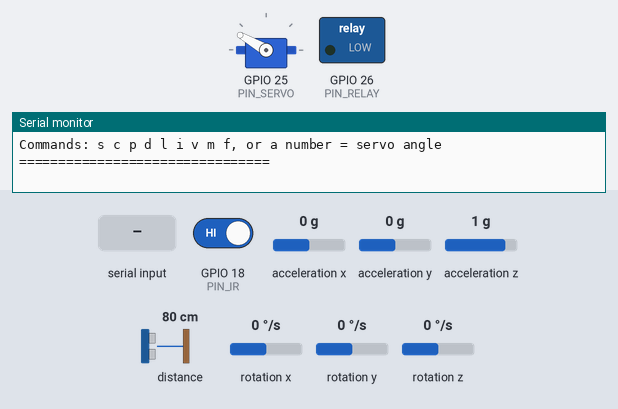
This sketch was run on a simulated ESP32. On the bench: servo, switched loads named in the sketch (green lamp = pin HIGH), the last lines printed to the serial monitor. Wiring (inferred from the names in the program): MPU-6050 motion sensor at I2C address 0x68. The inputs (shaded band) are chosen by the test bench; at power-on: GPIO 18 (PIN_IR) HIGH, distance to the obstacle 80 cm, acceleration x 0 g, acceleration y 0 g, acceleration z 1 g, rotation x 0 °/s, rotation y 0 °/s, rotation z 0 °/s. Pins used as bus, display or sensor lines are not drawn.

Above: at 1.5 s.
1.6 s: "d90\n" received over Serial
At 2.8 s:
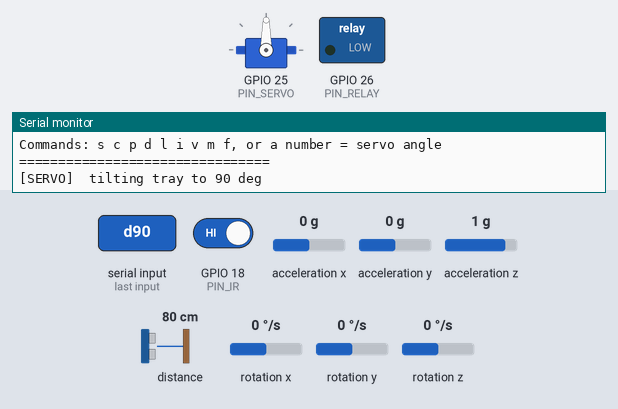
4.6 s: GPIO 18 (PIN_IR) driven LOW
At 5.5 s:
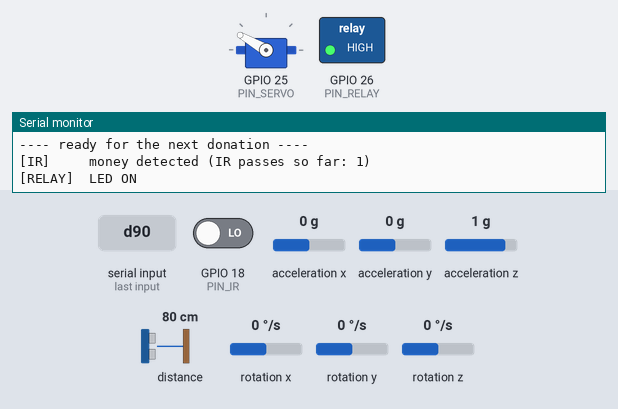
6.3 s: "s90\n" received over Serial
At 9.1 s:
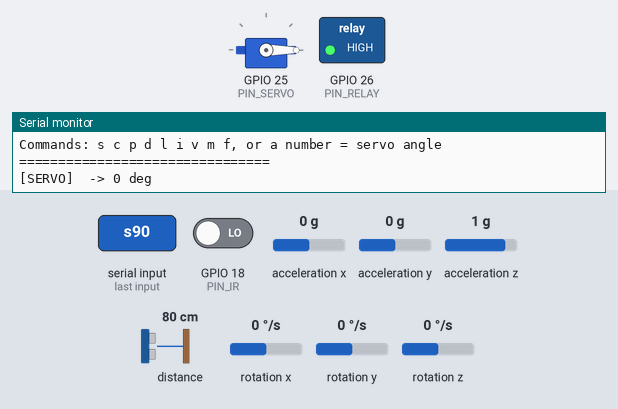
9.3 s: GPIO 18 (PIN_IR) driven HIGH
12.3 s: distance to the obstacle set to 2 cm
15.3 s: "30,150\n" received over Serial
At 17.6 s:
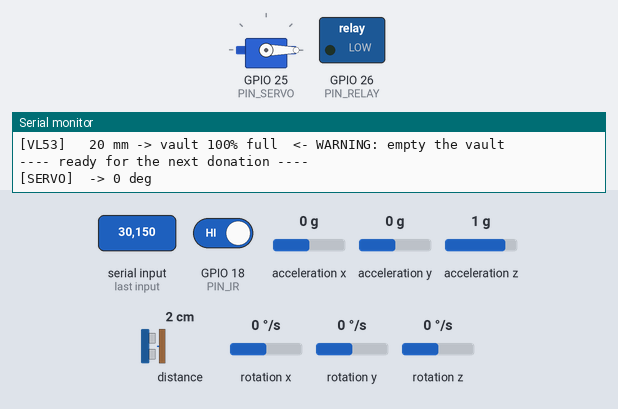
Timing chart, 0 to 18.8 s (numbered marks = the images above; inputs shaded):
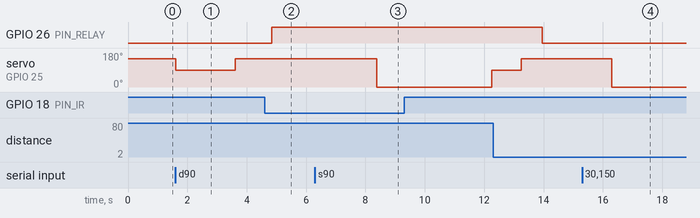

The sketch:

esp.ino
```cpp
/*
 * Kotak Amal Cerdas - BASIC controller (ESP32 DevKit V1), no Wi-Fi / MQTT / AI yet
 *
 * Flow for every donation:
 *   1. IR sensor sees money falling in
 *   2. relay turns the LED ON
 *   3. wait until nothing more falls in (QUIET_MS) and coins stop rolling (SETTLE_MS)
 *   4. pulse the trigger wire -> ESP32-CAM takes the photo
 *   5. wait CAPTURE_MS so the camera has grabbed the picture
 *   6. servo tilts the tray (money slides into the vault), then goes back level
 *   7. relay turns the LED OFF
 *   8. VL53L0X measures how full the vault is
 * The MPU6050 is read the whole time (50 Hz) and summarised once per second. Type "f" to print
 * those rows as "[FEAT] {...}"; ai/record_serial.py uses them to record the Stage 3 dataset.
 *
 * Board: "ESP32 Dev Module" (or "DOIT ESP32 DEVKIT V1"). NOT "AI Thinker ESP32-CAM".
 * Libraries (Library Manager): ESP32Servo, VL53L0X (by Pololu). Wire is built in.
 *
 * Wiring:
 *   IR FC-51 OUT          -> GPIO 17   (VCC 3V3, GND)
 *   Relay module IN       -> GPIO 26   (relay VCC 5V, GND; LED power goes through COM / NO)
 *   Trigger to ESP32-CAM  -> GPIO 27 -> IO13 on the camera (plus a shared GND)
 *   Servo MG996R signal   -> GPIO 25   (servo power from the 5V 3A rail, NOT from the ESP32)
 *   MPU6050 + VL53L0X     -> SDA 21 / SCL 22 (3V3, GND)
 *
 * Serial Monitor 115200. Commands:
 *   s = self-check     c = run one full cycle now (as if money fell in)
 *   p = photo only     d = tilt the tray once        l = relay/LED on/off
 *   i = IR state       v = VL53 live on/off          m = MPU live on/off
 *   f = [FEAT] rows for record_serial.py              a number (e.g. 150) = move the servo there
 */

#include <Wire.h>
#include <ESP32Servo.h>
#include <VL53L0X.h>

// Donation state type must be declared before Arduino generates function prototypes.
enum State { IDLE, COLLECTING, CAPTURING, DUMPING, RETURNING };

// ---------- Pins ----------
const int PIN_IR      = 18;
const int PIN_RELAY   = 26;
const int PIN_TRIGGER = 27;
const int PIN_SERVO   = 25;

// Most cheap relay modules switch ON when IN is LOW ("active low"). If your LED is ON when it
// should be OFF (and the other way round), change this to false.
const bool RELAY_ACTIVE_LOW = false;

// ---------- Tuning ----------
const int TRAY_FLAT = 150;                  // calibrated on Uno's servo: tray level
const int TRAY_DUMP = 90;                   // calibrated: tray tipped (this servo turns the other way)
const unsigned long QUIET_MS       = 1500;  // nothing fell past the IR for this long = donor is done
const unsigned long SETTLE_MS      = 400;   // extra time for a rolling coin to stop
const unsigned long MAX_COLLECT_MS = 8000;  // never wait longer than this before taking the photo
const unsigned long CAPTURE_MS     = 1000;  // time the camera needs after the trigger to grab the picture
const unsigned long DUMP_HOLD_MS   = 1000;  // how long the tray stays tipped
const unsigned long RETURN_MS      = 700;   // time for the tray to get back level before the LED goes off
const int VAULT_EMPTY_MM = 175;             // calibrated: VL53L0X reading with an empty vault
const int VAULT_FULL_MM  = 40;              // reading when the vault is full

Servo tray;
VL53L0X tof;
bool hasTof = false, hasMpu = false;
bool vlLive = false, mpuLive = false, featSerial = false;
int fullnessPct = -1;
unsigned long servoBusyUntil = 0;

// ---------- IR (interrupt, so a fast coin is never missed) ----------
volatile bool irHit = false;
volatile unsigned long irCount = 0;
void IRAM_ATTR onIr() { irHit = true; irCount++; }
bool takeIrHit() {
  noInterrupts(); bool h = irHit; irHit = false; interrupts();
  return h || digitalRead(PIN_IR) == LOW;
}

// ---------- Relay ----------
bool relayOn = false;
void setRelay(bool on) {
  relayOn = on;
  digitalWrite(PIN_RELAY, (on ^ RELAY_ACTIVE_LOW) ? HIGH : LOW);
  Serial.printf("[RELAY]  LED %s\n", on ? "ON" : "OFF");
}

// ---------- Camera trigger (one-way wire: the ESP32 cannot see whether the photo worked) ----------
void triggerCamera() {
  digitalWrite(PIN_TRIGGER, HIGH); delay(50); digitalWrite(PIN_TRIGGER, LOW);
  Serial.println("[CAMERA] trigger sent on GPIO 27 -> the camera takes a photo now "
                 "(check the photo_receiver.py window on the laptop)");
}

// ---------- I2C helpers ----------
bool i2cPresent(uint8_t addr) { Wire.beginTransmission(addr); return Wire.endTransmission() == 0; }

// ---------- VL53L0X ----------
int readVaultMm() {
  if (!hasTof) return -1;
  int mm = tof.readRangeSingleMillimeters();
  if (tof.timeoutOccurred() || mm >= 2000) return -1;
  return mm;
}
void reportVault() {
  int mm = readVaultMm();
  if (mm < 0) { Serial.println("[VL53]   no reading"); return; }
  fullnessPct = constrain(map(mm, VAULT_EMPTY_MM, VAULT_FULL_MM, 0, 100), 0, 100);
  Serial.printf("[VL53]   %d mm -> vault %d%% full%s\n", mm, fullnessPct, fullnessPct >= 90 ? "  <- WARNING: empty the vault" : "");
}

// ---------- MPU6050 (raw registers, no library needed) ----------
const uint8_t MPU = 0x68;
bool mpuBegin() {
  Wire.beginTransmission(MPU); Wire.write(0x6B); Wire.write(0);   // wake up
  if (Wire.endTransmission() != 0) return false;
  Wire.beginTransmission(MPU); Wire.write(0x1C); Wire.write(0x08); Wire.endTransmission();  // accel +-4 g
  Wire.beginTransmission(MPU); Wire.write(0x1B); Wire.write(0x08); Wire.endTransmission();  // gyro +-500 deg/s
  return true;
}
bool mpuRead(float& ax, float& ay, float& az, float& gx, float& gy, float& gz) {
  Wire.beginTransmission(MPU); Wire.write(0x3B);
  if (Wire.endTransmission(false) != 0) return false;
  if (Wire.requestFrom(MPU, (uint8_t)14) != 14) return false;
  int16_t r[7];
  for (int i = 0; i < 7; i++) r[i] = (Wire.read() << 8) | Wire.read();
  ax = r[0] / 8192.0; ay = r[1] / 8192.0; az = r[2] / 8192.0;   // g
  gx = r[4] / 65.5;   gy = r[5] / 65.5;   gz = r[6] / 65.5;     // deg/s
  return true;
}

// 50 Hz samples summarised into one row per second (same 10 features as server/config.py)
struct Window {
  int n = 0;
  float sum[3] = {0, 0, 0}, sq[3] = {0, 0, 0};
  float accMax = 0, accMin = 99, gyroMax = 0, gyroSum = 0;
} win;
unsigned long lastSample = 0, lastWindow = 0;

void sampleMotion() {
  if (!hasMpu || millis() - lastSample < 20) return;
  lastSample = millis();
  float ax, ay, az, gx, gy, gz;
  if (!mpuRead(ax, ay, az, gx, gy, gz)) return;
  float a[3] = {ax, ay, az};
  for (int i = 0; i < 3; i++) { win.sum[i] += a[i]; win.sq[i] += a[i] * a[i]; }
  float mag = sqrtf(ax * ax + ay * ay + az * az);
  float g = sqrtf(gx * gx + gy * gy + gz * gz);
  win.accMax = max(win.accMax, mag); win.accMin = min(win.accMin, mag);
  win.gyroMax = max(win.gyroMax, g); win.gyroSum += g;
  win.n++;
}

void motionWindow() {
  if (!hasMpu || millis() - lastWindow < 1000 || win.n < 10) return;
  lastWindow = millis();
  const char* ax[3] = {"x", "y", "z"};
  float mean[3], sd[3];
  for (int i = 0; i < 3; i++) {
    mean[i] = win.sum[i] / win.n;
    sd[i] = sqrtf(max(0.0f, win.sq[i] / win.n - mean[i] * mean[i]));
  }
  bool servo = millis() < servoBusyUntil;   // our own servo shook the box: not real data
  if (featSerial) {
    Serial.printf("[FEAT] {\"mean_x\":%.5f,\"mean_y\":%.5f,\"mean_z\":%.5f,\"std_x\":%.5f,\"std_y\":%.5f,\"std_z\":%.5f,"
                  "\"acc_max\":%.5f,\"acc_min\":%.5f,\"gyro_max\":%.3f,\"gyro_mean\":%.3f,\"servo\":%s}\n",
                  mean[0], mean[1], mean[2], sd[0], sd[1], sd[2], win.accMax, win.accMin,
                  win.gyroMax, win.gyroSum / win.n, servo ? "true" : "false");
  }
  if (mpuLive) {
    float len = sqrtf(mean[0] * mean[0] + mean[1] * mean[1] + mean[2] * mean[2]);
    float tilt = acosf(constrain(mean[2] / max(len, 0.01f), -1.0f, 1.0f)) * 57.3f;
    Serial.printf("[MPU]    tilt %.0f deg, shake (acc max) %.2f g, rotation max %.0f deg/s%s\n",
                  tilt, win.accMax, win.gyroMax, servo ? " (servo moving)" : "");
  }
  win = Window();
}

// ---------- Donation flow ----------
State state = IDLE;
unsigned long stateAt = 0, lastActivity = 0;
void setState(State s) { state = s; stateAt = millis(); }

void startCycle(const char* why) {
  Serial.printf("[IR]     %s (IR passes so far: %lu)\n", why, irCount);
  setRelay(true);                          // step 2: LED on
  lastActivity = millis();
  setState(COLLECTING);
}

void donationFlow() {
  unsigned long dt = millis() - stateAt;
  switch (state) {
    case IDLE:
      if (takeIrHit() && dt > 500) startCycle("money detected");
      break;

    case COLLECTING:                        // step 3: wait until the donor is done
      if (takeIrHit()) lastActivity = millis();
      if (millis() - lastActivity >= QUIET_MS + SETTLE_MS || dt >= MAX_COLLECT_MS) {
        triggerCamera();                    // step 4: photo
        setState(CAPTURING);
      }
      break;

    case CAPTURING:                         // step 5: give the camera time to grab the picture
      if (dt >= CAPTURE_MS) {
        Serial.printf("[SERVO]  tilting tray to %d deg\n", TRAY_DUMP);
        servoBusyUntil = millis() + DUMP_HOLD_MS + RETURN_MS + 800;
        tray.write(TRAY_DUMP);              // step 6: servo tilts the tray
        setState(DUMPING);
      }
      break;

    case DUMPING:
      if (dt >= DUMP_HOLD_MS) {
        tray.write(TRAY_FLAT);
        Serial.printf("[SERVO]  tray back to %d deg (level)\n", TRAY_FLAT);
        setState(RETURNING);
      }
      break;

    case RETURNING:
      if (dt >= RETURN_MS) {
        setRelay(false);                    // step 7: LED off
        reportVault();                      // step 8: how full is the vault
        takeIrHit();                        // ignore anything the tilt itself caused
        Serial.println("---- ready for the next donation ----");
        setState(IDLE);
      }
      break;
  }
}

// ---------- Self-check ----------
void selfCheck(bool atBoot) {
  Serial.println("\n========== SELF-CHECK ==========");
  hasMpu = i2cPresent(MPU) ? (atBoot ? mpuBegin() : true) : false;
  Serial.printf("[MPU]    %s\n", hasMpu ? "OK (I2C 0x68)" : "MISSING: check SDA 21 / SCL 22 / 3V3 / GND");
  if (!i2cPresent(0x29)) {
    hasTof = false;
    Serial.println("[VL53]   MISSING: nothing at I2C 0x29. Check SDA 21 / SCL 22 / VIN / GND");
  } else {
    if (atBoot || !hasTof) { tof.setTimeout(100); hasTof = tof.init(); }
    if (!hasTof) Serial.println("[VL53]   ERROR: found at 0x29 but init failed. Power it off and on");
    else reportVault();
  }
  bool blocked = digitalRead(PIN_IR) == LOW;
  Serial.printf("[IR]     pin %d reads %s, passes counted: %lu%s\n", PIN_IR, blocked ? "BLOCKED" : "clear", irCount,
                blocked ? "  <- WARNING: blocked with nothing in the funnel? turn the IR potentiometer" : "");
  Serial.printf("[RELAY]  pin %d, LED is %s (active %s). Type l to test\n", PIN_RELAY, relayOn ? "ON" : "OFF",
                RELAY_ACTIVE_LOW ? "LOW" : "HIGH");
  Serial.printf("[SERVO]  pin %d, level = %d deg, tilt = %d deg. Type d to test\n", PIN_SERVO, TRAY_FLAT, TRAY_DUMP);
  Serial.printf("[CAMERA] trigger pin %d -> CAM IO13. Type p, then look at the camera's Serial Monitor\n", PIN_TRIGGER);
  Serial.println("Commands: s c p d l i v m f, or a number = servo angle");
  Serial.println("================================");
}

// ---------- Serial commands ----------
void serialCommands() {
  if (!Serial.available()) return;
  char c = Serial.peek();
  if (isDigit(c)) {                         // e.g. 150 -> move servo, to find TRAY_FLAT / TRAY_DUMP
    int a = constrain((int)Serial.parseInt(), 0, 180);
    tray.write(a);
    Serial.printf("[SERVO]  -> %d deg\n", a);
    return;
  }
  c = Serial.read();
  bool idle = state == IDLE;
  if (c == 's') selfCheck(false);
  if (c == 'c' && idle) startCycle("manual cycle (c)");
  if (c == 'p') triggerCamera();
  if (c == 'd' && idle) {                   // tilt the tray once (LED goes off afterwards)
    Serial.printf("[SERVO]  tilting tray to %d deg\n", TRAY_DUMP);
    servoBusyUntil = millis() + DUMP_HOLD_MS + RETURN_MS + 800;
    tray.write(TRAY_DUMP);
    setState(DUMPING);
  }
  if (c == 'l' && idle) setRelay(!relayOn);
  if (c == 'i') Serial.printf("[IR]     now %s, passes counted: %lu\n", digitalRead(PIN_IR) == LOW ? "BLOCKED" : "clear", irCount);
  if (c == 'v') { vlLive = !vlLive; Serial.printf("[VL53]   live %s\n", vlLive ? "ON" : "OFF"); }
  if (c == 'm') { mpuLive = !mpuLive; Serial.printf("[MPU]    live %s\n", mpuLive ? "ON" : "OFF"); }
  if (c == 'f') { featSerial = !featSerial; Serial.printf("[FEAT] %s\n", featSerial ? "ON" : "OFF"); }
}

void vaultLive() {
  static unsigned long last = 0;
  if (!vlLive || state != IDLE || millis() - last < 500) return;
  last = millis();
  int mm = readVaultMm();
  Serial.printf("[VL53]   live: %s\n", mm < 0 ? "no reading" : (String(mm) + " mm").c_str());
}

void setup() {
  Serial.begin(115200);
  delay(300);
  // Set the relay to OFF before making the pin an output, so the LED doesn't flash at boot
  digitalWrite(PIN_RELAY, RELAY_ACTIVE_LOW ? HIGH : LOW);
  pinMode(PIN_RELAY, OUTPUT);
  pinMode(PIN_TRIGGER, OUTPUT); digitalWrite(PIN_TRIGGER, LOW);
  pinMode(PIN_IR, INPUT_PULLUP);
  attachInterrupt(digitalPinToInterrupt(PIN_IR), onIr, FALLING);

  Wire.begin(21, 22);
  tray.setPeriodHertz(50);
  tray.attach(PIN_SERVO, 500, 2400);
  tray.write(TRAY_FLAT);

  Serial.println("\nKotak Amal Cerdas - basic controller (IR -> LED -> photo -> servo -> LED off)");
  selfCheck(true);
  takeIrHit();                              // forget anything seen while booting
  stateAt = millis();
}

void loop() {
  donationFlow();
  serialCommands();
  sampleMotion();
  motionWindow();
  vaultLive();
}
```

Measured:
- after the input at 1.6 s, servo on GPIO 25 (PIN_SERVO): 150° → 90° at once, → 150° 2.0 s later
- after the input at 4.6 s, GPIO 26 (PIN_RELAY): LOW → HIGH after 0.24 s
- after the input at 6.3 s, servo on GPIO 25 (PIN_SERVO): 150° → 0° after 2.1 s
- after the input at 9.3 s, servo on GPIO 25 (PIN_SERVO): 0° → 90° after 3.0 s
- after the input at 15.3 s, servo on GPIO 25 (PIN_SERVO): 150° → 0° after 1.0 s
